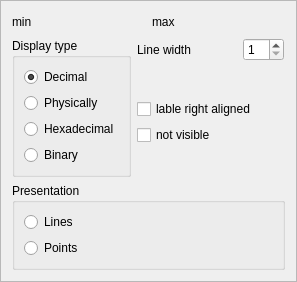
<?xml version="1.0" encoding="UTF-8"?>
<ui version="4.0">
 <class>OszilloscopeDialogFrame</class>
 <widget class="QFrame" name="OszilloscopeDialogFrame">
  <property name="geometry">
   <rect>
    <x>0</x>
    <y>0</y>
    <width>297</width>
    <height>236</height>
   </rect>
  </property>
  <property name="minimumSize">
   <size>
    <width>0</width>
    <height>0</height>
   </size>
  </property>
  <property name="maximumSize">
   <size>
    <width>16777215</width>
    <height>16777215</height>
   </size>
  </property>
  <property name="windowTitle">
   <string>Frame</string>
  </property>
  <property name="frameShape">
   <enum>QFrame::StyledPanel</enum>
  </property>
  <property name="frameShadow">
   <enum>QFrame::Raised</enum>
  </property>
  <layout class="QVBoxLayout" name="verticalLayout_4">
   <item>
    <layout class="QHBoxLayout" name="horizontalLayout">
     <item>
      <widget class="QLabel" name="labelMinValue">
       <property name="maximumSize">
        <size>
         <width>64</width>
         <height>16777215</height>
        </size>
       </property>
       <property name="text">
        <string>min</string>
       </property>
      </widget>
     </item>
     <item>
      <widget class="ValueInput" name="lineEditMinValue" native="true"/>
     </item>
     <item>
      <widget class="QLabel" name="labelMaxValue">
       <property name="maximumSize">
        <size>
         <width>64</width>
         <height>16777215</height>
        </size>
       </property>
       <property name="text">
        <string>max</string>
       </property>
      </widget>
     </item>
     <item>
      <widget class="ValueInput" name="lineEditMaxValue" native="true">
       <property name="minimumSize">
        <size>
         <width>0</width>
         <height>20</height>
        </size>
       </property>
       <property name="maximumSize">
        <size>
         <width>16777215</width>
         <height>20</height>
        </size>
       </property>
      </widget>
     </item>
    </layout>
   </item>
   <item>
    <layout class="QHBoxLayout" name="horizontalLayout_3">
     <item>
      <widget class="QGroupBox" name="groupBoxDisplayType">
       <property name="title">
        <string>Display type</string>
       </property>
       <layout class="QVBoxLayout" name="verticalLayout">
        <item>
         <widget class="QRadioButton" name="radioButtonDecimal">
          <property name="text">
           <string>Decimal</string>
          </property>
          <property name="checked">
           <bool>true</bool>
          </property>
          <attribute name="buttonGroup">
           <string notr="true">buttonGroupDisplayType</string>
          </attribute>
         </widget>
        </item>
        <item>
         <widget class="QRadioButton" name="radioButtonPhysically">
          <property name="text">
           <string>Physically</string>
          </property>
          <attribute name="buttonGroup">
           <string notr="true">buttonGroupDisplayType</string>
          </attribute>
         </widget>
        </item>
        <item>
         <widget class="QRadioButton" name="radioButtonHexadecimal">
          <property name="text">
           <string>Hexadecimal</string>
          </property>
          <attribute name="buttonGroup">
           <string notr="true">buttonGroupDisplayType</string>
          </attribute>
         </widget>
        </item>
        <item>
         <widget class="QRadioButton" name="radioButtonBinary">
          <property name="text">
           <string>Binary</string>
          </property>
          <attribute name="buttonGroup">
           <string notr="true">buttonGroupDisplayType</string>
          </attribute>
         </widget>
        </item>
       </layout>
      </widget>
     </item>
     <item>
      <layout class="QVBoxLayout" name="verticalLayout_3">
       <item>
        <layout class="QHBoxLayout" name="horizontalLayout_2">
         <item>
          <widget class="QLabel" name="labelLineWidth">
           <property name="text">
            <string>Line width</string>
           </property>
          </widget>
         </item>
         <item>
          <widget class="OscilloscopeLineWidthWidget" name="widgetLineWidth" native="true">
           <property name="minimumSize">
            <size>
             <width>40</width>
             <height>23</height>
            </size>
           </property>
          </widget>
         </item>
         <item>
          <widget class="QSpinBox" name="spinBoxLineWidth">
           <property name="minimum">
            <number>1</number>
           </property>
           <property name="maximum">
            <number>10</number>
           </property>
          </widget>
         </item>
        </layout>
       </item>
       <item>
        <spacer name="verticalSpacer_2">
         <property name="orientation">
          <enum>Qt::Vertical</enum>
         </property>
         <property name="sizeHint" stdset="0">
          <size>
           <width>20</width>
           <height>40</height>
          </size>
         </property>
        </spacer>
       </item>
       <item>
        <layout class="QVBoxLayout" name="verticalLayout_2">
         <item>
          <widget class="QCheckBox" name="checkBoxLabelRightAligned">
           <property name="text">
            <string>lable right aligned</string>
           </property>
          </widget>
         </item>
         <item>
          <widget class="QCheckBox" name="checkBoxSignalNotVisible">
           <property name="text">
            <string>not visible</string>
           </property>
          </widget>
         </item>
        </layout>
       </item>
       <item>
        <spacer name="verticalSpacer_3">
         <property name="orientation">
          <enum>Qt::Vertical</enum>
         </property>
         <property name="sizeHint" stdset="0">
          <size>
           <width>20</width>
           <height>40</height>
          </size>
         </property>
        </spacer>
       </item>
      </layout>
     </item>
     <item>
      <spacer name="horizontalSpacer_2">
       <property name="orientation">
        <enum>Qt::Horizontal</enum>
       </property>
       <property name="sizeHint" stdset="0">
        <size>
         <width>40</width>
         <height>20</height>
        </size>
       </property>
      </spacer>
     </item>
    </layout>
   </item>
   <item>
    <widget class="QGroupBox" name="groupBox">
     <property name="title">
      <string>Presentation</string>
     </property>
     <layout class="QVBoxLayout" name="verticalLayout_5">
      <item>
       <widget class="QRadioButton" name="LinesRadioButton">
        <property name="text">
         <string>Lines</string>
        </property>
       </widget>
      </item>
      <item>
       <widget class="QRadioButton" name="PointsRadioButton">
        <property name="text">
         <string>Points</string>
        </property>
       </widget>
      </item>
     </layout>
    </widget>
   </item>
   <item>
    <spacer name="verticalSpacer">
     <property name="orientation">
      <enum>Qt::Vertical</enum>
     </property>
     <property name="sizeHint" stdset="0">
      <size>
       <width>20</width>
       <height>40</height>
      </size>
     </property>
    </spacer>
   </item>
  </layout>
 </widget>
 <customwidgets>
  <customwidget>
   <class>OscilloscopeLineWidthWidget</class>
   <extends>QWidget</extends>
   <header>OscilloscopeLineWidthWidget.h</header>
   <container>1</container>
  </customwidget>
  <customwidget>
   <class>ValueInput</class>
   <extends>QWidget</extends>
   <header>ValueInput.h</header>
   <container>1</container>
  </customwidget>
 </customwidgets>
 <resources/>
 <connections/>
 <buttongroups>
  <buttongroup name="buttonGroupDisplayType"/>
 </buttongroups>
</ui>
